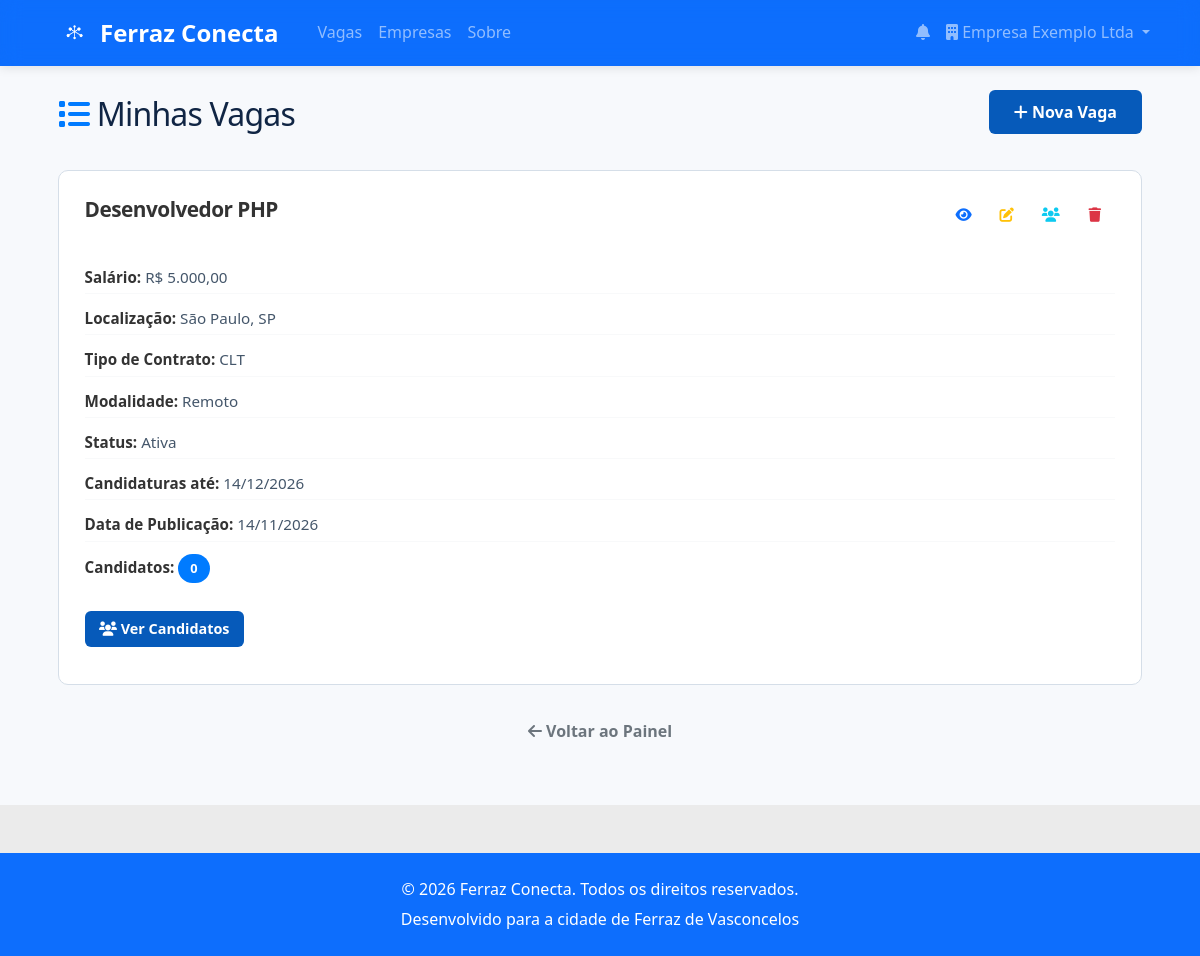
The page /empresa/vagas (signed in) on the database its author committed.
### tables this page shows
CREATE TABLE IF NOT EXISTS vagas (
    id INT AUTO_INCREMENT PRIMARY KEY,
    empresa_id INT NOT NULL,
    titulo VARCHAR(255) NOT NULL,
    descricao TEXT NOT NULL,
    requisitos TEXT,
    salario DECIMAL(10,2),
    tipo_contrato ENUM('CLT', 'PJ', 'Freelance', 'Estágio') NOT NULL DEFAULT 'CLT',
    modalidade ENUM('Presencial', 'Remoto', 'Híbrido') NOT NULL DEFAULT 'Presencial',
    localizacao VARCHAR(255),
     
    categoria_id INT,
    nivel_experiencia ENUM('Sem experiência', 'Júnior', 'Pleno', 'Sênior'),
    beneficios TEXT,
    status ENUM('Ativa', 'Inativa', 'Pausada') NOT NULL DEFAULT 'Ativa',
     
     
    data_expiracao DATE NOT NULL,
     
    visualizacoes INT NOT NULL DEFAULT 0,
    created_at TIMESTAMP NOT NULL DEFAULT CURRENT_TIMESTAMP,
    updated_at TIMESTAMP NOT NULL DEFAULT CURRENT_TIMESTAMP ON UPDATE CURRENT_TIMESTAMP,
    KEY idx_vagas_empresa (empresa_id),
    KEY idx_vagas_status (status),
    KEY idx_vagas_expiracao (data_expiracao),
    KEY idx_vagas_categoria (categoria_id),
    CONSTRAINT fk_vagas_empresa
        FOREIGN KEY (empresa_id) REFERENCES empresas (id) ON DELETE CASCADE,
     
    CONSTRAINT fk_vagas_categoria
        FOREIGN KEY (categoria_id) REFERENCES categorias (id)
);

### app/Views/empresa/minhas_vagas.php (the view, shortened to what the rows shown need)
<?php
$title = 'Minhas Vagas - Ferraz Conecta';
?>
<div class="container mt-4">
    <div class="d-flex justify-content-between align-items-center mb-4">
        <h2><i class="fas fa-list text-primary"></i> Minhas Vagas</h2>
        <a href="/vagas/criar" class="btn btn-primary">
            <i class="fas fa-plus"></i> Nova Vaga
        </a>
    </div>
    <?php if (!empty($vagas)): ?>
        <div class="cards-container">
            <?php foreach ($vagas as $vaga): ?>
                <div class="card">
                    <div class="card-body">
                        <div class="d-flex justify-content-between align-items-start mb-3">
                            <h3><?= htmlspecialchars($vaga['titulo'] ?? '') ?></h3>
                            <div class="btn-group btn-group-sm">
                                <a href="/vagas/<?= $vaga['id'] ?? '' ?>" class="btn btn-outline-primary" title="Ver">
                                    <i class="fas fa-eye"></i>
                                </a>
                                <a href="/vagas/<?= $vaga['id'] ?? '' ?>/editar" class="btn btn-outline-warning" title="Editar">
                                    <i class="fas fa-edit"></i>
                                </a>
                                <a href="/empresa/vagas/<?= $vaga['id'] ?? '' ?>/candidatos" class="btn btn-outline-info" title="Candidatos">
                                    <i class="fas fa-users"></i>
                                </a>
                                <form method="POST" action="/vagas/<?= $vaga['id'] ?? '' ?>/excluir" class="d-inline"
                                    onsubmit="return confirm('Tem certeza que deseja excluir esta vaga?')">
                                    <button type="submit" class="btn btn-outline-danger" title="Excluir">
                                        <i class="fas fa-trash"></i>
                                    </button>
                                </form>
                            </div>
                        </div>
                        <ul class="details">
                            <li><strong>Salário:</strong> <?= $this->formatMoney($vaga['salario'] ?? null) ?></li>
                            <li><strong>Localização:</strong> <?= htmlspecialchars($vaga['localizacao'] ?? 'Não informado') ?></li>
                            <li><strong>Tipo de Contrato:</strong> <?= htmlspecialchars($vaga['tipo_contrato'] ?? 'Não informado') ?></li>
                            <li><strong>Modalidade:</strong> <?= htmlspecialchars($vaga['modalidade'] ?? 'Não informado') ?></li>
                            <li><strong>Status:</strong> <?= htmlspecialchars($vaga['status'] ?? 'Não informado') ?></li>
                            <?php if (!empty($vaga['data_expiracao'])): ?>
                                <li><strong>Candidaturas até:</strong> <?= date('d/m/Y', strtotime($vaga['data_expiracao'])) ?></li>
                            <?php endif; ?>
                            <?php if (!empty($vaga['created_at'])): ?>
                                <li><strong>Data de Publicação:</strong> <?= date('d/m/Y', strtotime($vaga['created_at'])) ?></li>
                            <?php endif; ?>
                            <li><strong>Candidatos:</strong>
                                <span class="badge bg-primary"><?= $vaga['total_candidatos'] ?? 0 ?></span>
                            </li>
                        </ul>
                        <div class="mt-3">
                            <a href="/empresa/vagas/<?= $vaga['id'] ?? '' ?>/candidatos" class="btn btn-primary">
                                <i class="fas fa-users"></i> Ver Candidatos
                            </a>
                        </div>
                    </div>
                </div>
            <?php endforeach; ?>
        </div>
    <?php endif; ?>
    <div class="text-center mt-4">
        <a href="/painel-empresa" class="btn btn-outline-secondary">
            <i class="fas fa-arrow-left"></i> Voltar ao Painel
        </a>
    </div>
</div>

### app/Router.php (shortened to what the rows shown need)
<?php
class Router
{
    private $routes = [];
    public function addRoute($method, $path, $handler)
    {
        $this->routes[] = [
            'method' => $method,
            'path' => $path,
            'handler' => $handler
        ];
    }
    public function dispatch($method, $uri)
    {
        try {
            $uri = parse_url($uri, PHP_URL_PATH);
            foreach ($this->routes as $route) {
                if ($route['method'] === $method && $this->matchPath($route['path'], $uri)) {
                    $result = $this->executeHandler($route['handler'], $this->extractParams($route['path'], $uri));
                    if ($result !== null) {
                        echo $result;
                    }
                    return;
                }
            }
        } catch (\Exception $e) {
            http_response_code(500);
            echo "<h1>Erro Interno</h1>";
            echo "<p>Erro: " . $e->getMessage() . "</p>";
            echo "<p>Arquivo: " . $e->getFile() . "</p>";
            echo "<p>Linha: " . $e->getLine() . "</p>";
        }
    }
    private function matchPath($routePath, $uri)
    {
        $routePattern = preg_replace('/\{([^}]+)\}/', '([^/]+)', $routePath);
        $routePattern = '#^' . $routePattern . '$#';
        return preg_match($routePattern, $uri);
    }
    private function extractParams($routePath, $uri)
    {
        $params = [];
        $routeParts = explode('/', trim($routePath, '/'));
        return $params;
    }
    private function executeHandler($handler, $params)
    {
        try {
            if (is_string($handler)) {
                $parts = explode('@', $handler);
                $controllerClass = "App\\Controllers\\{$parts[0]}";
                $method = $parts[1];
                $controller = new $controllerClass();
                return call_user_func_array([$controller, $method], array_values($params));
            }
            throw new \Exception("Handler inválido");
        } catch (\Exception $e) {
            throw new \Exception("Erro ao executar handler: " . $e->getMessage());
        }
    }
}

### rows shown on the page
vagas: titulo "Desenvolvedor PHP", salario "R$ 5.000,00", localizacao "São Paulo, SP", tipo_contrato "CLT", modalidade "Remoto", status "Ativa", data_expiracao "14/12/2026", created_at "14/11/2026", total_candidatos "0"
